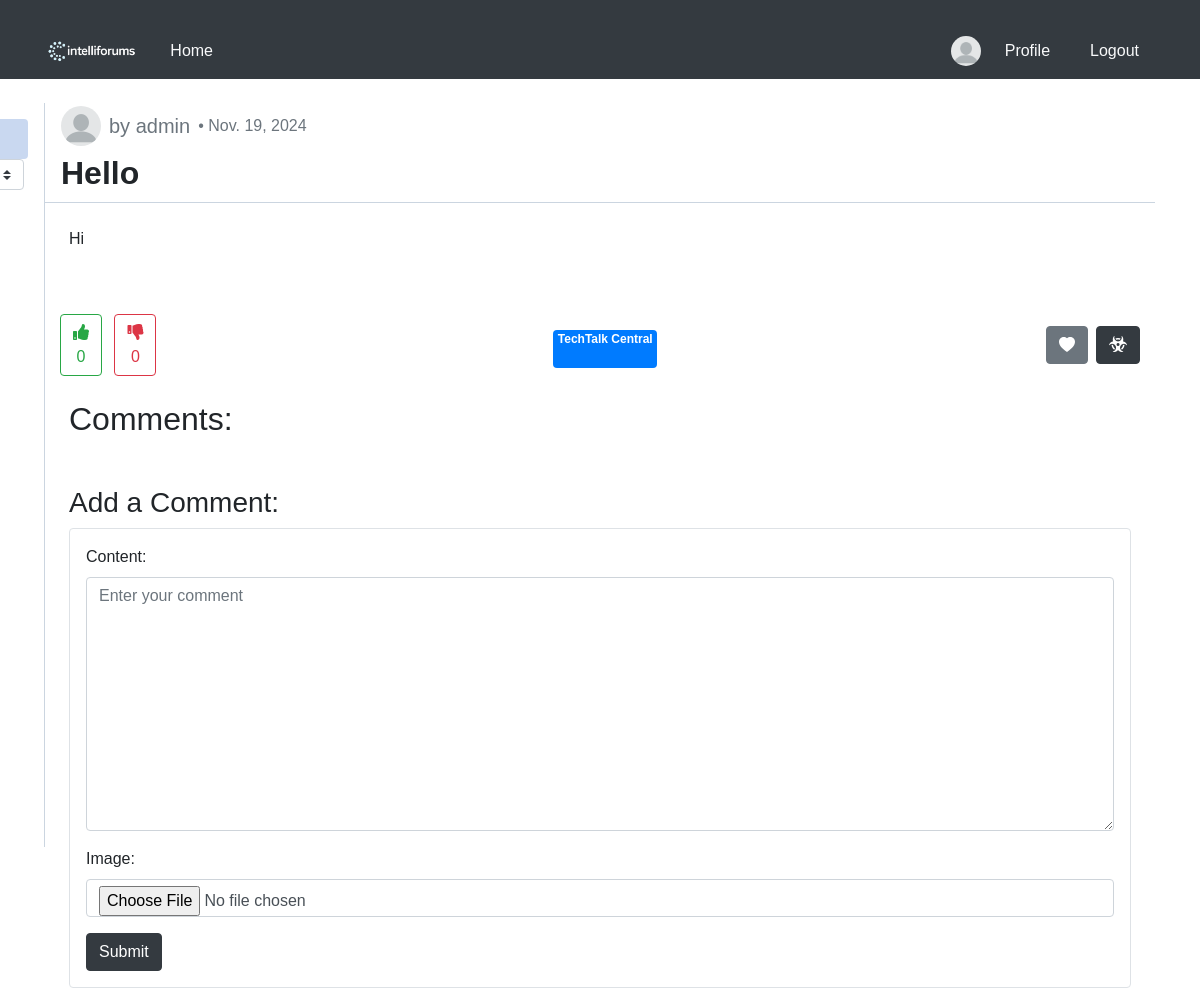
/post_detail/2/2/ (signed in), run on the app's committed database.
### blog/models.py (models this page shows, shortened)
class User(AbstractBaseUser, PermissionsMixin):
    username = models.CharField(max_length=100, unique=True)
    picture = models.ImageField(
        upload_to='profile/',
        default='profile/blank-profile-picture-973460_128012234212.png',
        blank=True,
    )
    is_active = models.BooleanField(default=True)
    is_staff = models.BooleanField(default=False)
    is_banned = models.BooleanField(default=False)
    USERNAME_FIELD = 'username'
    objects = UserManager()

class Post(models.Model):
    user_ref = models.ForeignKey(User, on_delete=models.CASCADE)
    title = models.CharField(max_length=100)
    content = models.TextField(blank=True, null=True)
    created_at = models.DateField(auto_now_add=True)
    image = models.ImageField(upload_to=upload_path, blank=True, null=True)

class Tag(models.Model):
    forum_ref = models.ForeignKey(Forum, on_delete=models.CASCADE)
    user_post_ref = models.ForeignKey(UserPost, on_delete=models.CASCADE)

class Forum(models.Model):
    title = models.CharField(max_length=100)
    description = models.TextField()

### blog/views.py (the view)
# urls.py: path('post_detail/<int:pk>/<int:page_number>/', views.post_detail, name='post_detail'),
@login_required(login_url='login')
def post_detail(request, pk, page_number):
    if request.method == "POST":
        form = CommentForm(request.POST, request.FILES)
        if form.is_valid():
            comment = form.save(commit=False)
            comment.user_post_ref = get_object_or_404(UserPost, id=pk)
            comment.user_ref = get_object_or_404(User, id=request.user.id)
            page_number = 1
            comment.save()
        else:
            raise ValidationError("Incorrect data")
    else:
        form = CommentForm()
    handle_view_post(request.user.id, int(pk))
    return render(request, 'post_detail.html', {
        'post': get_object_or_404(Post, pk=UserPost.objects.get(pk=pk).post_ref.id),
        'comments': _get_page_object(
            Paginator(
                Comment.objects.select_related('user_ref')
                .filter(user_post_ref__id=pk)
                .values(
                    'content',
                    'created_at',
                    'image',
                    'user_ref__username',
                    'user_ref__id',
                    'id',
                    'user_ref__picture'
                ),
                20
            ),
            page_number
        ).object_list,
        "user_post_pk" : pk,
        'form' : form,
        'post_upvotes' : VotePost.objects.filter(user_post_ref__id=pk, is_upvote=True).count(),
        'post_downvotes' : VotePost.objects.filter(user_post_ref__id=pk, is_upvote=False).count(),
        'user' : request.user,
        'tags': Tag.objects.filter(user_post_ref__id=pk),
    })

### blog/forms.py
class CommentForm(forms.ModelForm):
    class Meta:
        model = Comment
        fields = ['content', 'image']
        widgets = {
            'content': forms.Textarea(
                attrs={
                    'class': 'form-control',
                    'placeholder' : 'Enter your comment',
                }
            ),
            'image': forms.ClearableFileInput(
                attrs={
                    'class': 'form-control',
                }
            )
        }
        labels = {
            'content' : 'Content',
            'image' : 'Image'
        }

### blog/views.py (called while the page is built)
def _get_page_object(paginator_object, page_number):
    try:
        page_object = paginator_object.page(page_number)
    except PageNotAnInteger:
        page_object = paginator_object.page(1)
    except EmptyPage:
        page_object = paginator_object.page(paginator_object.num_pages)
    return page_object

def handle_view_post(user_pk, user_post_id):
    query = PostView.objects.filter(user_ref__id=user_pk, user_post_ref__id=user_post_id)
    if not query.exists():
        user_ref = get_object_or_404(User, id=user_pk)
        user_post_ref = get_object_or_404(UserPost, id=user_post_id)
        PostView.objects.create(
            user_ref=user_ref,
            user_post_ref=user_post_ref
        ).save()

### blog/templates/post_detail.html (shortened to what this page needs)
<!DOCTYPE html>
<html lang="en">
<head>
    {% load static %}
    <link rel="stylesheet" href="{% static 'blog/css/global.css' %}">
    {% load static %}
    <link href="https://cdn.jsdelivr.net/npm/bootstrap@4.4.1/dist/css/bootstrap.min.css" rel="stylesheet">
    <link rel="stylesheet" href="https://cdnjs.cloudflare.com/ajax/libs/font-awesome/5.12.0-2/css/all.min.css" />
</head>
<body>
    {% include 'header.html' %}
    <div class="container">
        <div class="main-body p-0">
            <div class="inner-wrapper">
                {% include 'sidebar.html' %}
                <div class="inner-main">
                    <div class="inner-main-header mb-4" style="height: 100px;">
                        <div class="d-flex flex-column">
                            <div class="d-flex align-items-center mb-2">
                                <div style="cursor: pointer;">
                                    <img src="/media/{{ post.user_ref.picture }}" alt="{{ post.user_ref.username }}" class="rounded-circle" style="width: 40px; height: 40px; object-fit: cover;" onclick="window.location.href='/profile/{{ post.user_ref.id }}'">
                                </div>
                                <h5 class="text-muted ml-2 mb-0" onclick="window.location.href='/profile/{{ post.user_ref.id }}'" style="cursor: pointer;">by {{ post.user_ref.username }}</h5>
                                <span class="ml-2 text-muted"> • {{ post.created_at }}</span>
                            </div>
                            <div>
                                <h2 style="font-weight: bold;">{{ post.title }}</h2>
                            </div>
                        </div>
                    </div>
                    <div class="post-content mb-4 px-4">
                        <p>{{ post.content }}</p>
                    </div>
                    <div class="container">
                        <div class="d-flex justify-content-between">
                            <div class="d-flex align-items-center">
                                <div class="vote-buttons mr-3">
                                    <button id="post_upvote" class="btn btn-outline-success mr-2" style="cursor:pointer; display:inline-block;">
                                        <i class="fas fa-thumbs-up"></i>
                                        <div id="post-upvote-count">{{ post_upvotes }}</div>
                                    </button>
                                    <button id="post_downvote" class="btn btn-outline-danger" style="cursor:pointer; display:inline-block;">
                                        <i class="fas fa-thumbs-down"></i>
                                        <div id="post-downvote-count">{{ post_downvotes }}</div>
                                    </button>
                                </div>
                            </div>
                            <div class="d-flex flex-wrap mt-3">
                                {% for tag in tags %}
                                    <span class="badge badge-primary mr-2 mb-2">{{ tag.forum_ref.title }}</span>
                                {% endfor %}
                            </div>
                            <div class="d-flex align-items-center update-delete-buttons">
                                <div class="mr-2">
                                    <a href="{% url 'add_favorite' user_post_pk %}" class="btn btn-secondary" data-toggle="tooltip" data-placement="top" title="Add to favorites">
                                        <svg xmlns="http://www.w3.org/2000/svg" width="16" height="16" fill="currentColor" class="bi bi-heart-fill" viewBox="0 0 16 16">
                                            <path fill-rule="evenodd" d="M8 1.314C12.438-3.248 23.534 4.735 8 15-7.534 4.736 3.562-3.248 8 1.314"></path>
                                        </svg>
                                    </a>
                                </div>
                                {% if user.pk == post.user_ref.pk %}
                                    <form method="POST" action="{% url 'delete_post' user_post_pk %}" onsubmit="return confirm('Are you sure you want to delete this post?')" class="mr-2">
                                        {% csrf_token %}
                                        <button type="submit" class="btn btn-danger" data-toggle="tooltip" data-placement="top" title="Delete Post">
                                            <i class="fas fa-trash-alt"></i>
                                        </button>
                                    </form>
                                    <form method="POST" action="{% url 'update_post' user_post_pk %}">
                                        {% csrf_token %}
                                        <button type="submit" class="btn btn-dark" data-toggle="tooltip" data-placement="top" title="Update Post">
                                            <i class="fas fa-edit"></i>
                                        </button>
                                    </form>
                                {% else %}
                                    <form action = "{% url 'report_post' user_post_pk %}">
                                        <button type="submit" class="btn btn-dark" data-toggle="tooltip" data-placement="top" title="Report Post">
                                            <i class="fas fa-biohazard"></i>
                                        </button>
                                    </form>
                                {% endif %}
                            </div>
                        </div>
                    </div>
                    <h2 class="mt-4 px-4">Comments:</h2>
                    <div class="create-comment mt-4 px-4">
                        <h3>Add a Comment:</h3>
                        <form action="" method="post" enctype="multipart/form-data" class="p-3 border rounded">
                            <div class="form-group">
                                {{ form.content.label_tag }}
                                {{ form.content }}
                            </div>
                            <div class="form-group">
                                {{ form.image.label_tag }}
                                {{ form.image }}
                            </div>
                            <button type="submit" class="btn btn-dark">Submit</button>
                        </form>
                    </div>
                </div>
            </div>
        </div>
    </div>
</body>
</html>

### blog/templates/header.html (shortened to what this page needs)
<!DOCTYPE html>
<html lang="en">
<head>
    {% load static %}
    <link rel="stylesheet" href="https://cdn.jsdelivr.net/npm/bootstrap@4.1.3/dist/css/bootstrap.min.css">
    <link rel="stylesheet" href="https://cdnjs.cloudflare.com/ajax/libs/font-awesome/5.12.0-2/css/all.min.css" />
    <link rel="stylesheet" href="{% static 'blog/css/global.css' %}">
</head>
<body>
    <link rel="stylesheet" href="{% static 'blog/css/header.css' %}">
    <nav class="navbar navbar-dark bg-dark">
        <div class="container d-flex justify-content-between align-items-center">
            <div class="d-flex align-items-center">
                <img src="{% static 'images/logo.png' %}" alt="Logo" style="max-height:30px;">
                <a class="nav-link text-light ml-3" href="/">Home</a>
            </div>
            <div class="d-flex align-items-center">
            {% if current_user %}
                {% if current_user.is_authenticated %}
                    <img src="{{ current_user.picture.url }}" alt="Profile Picture" class="profile-img" style="height:30px;width:30px;border-radius:50%;">
                    {% if current_user.is_staff %}
                    <a class="nav-link text-light ml-2" href="/adminpanel/">Admin</a>
                    {% endif %}
                    <a class="nav-link text-light ml-2" href="/profile/{{current_user.id}}">Profile</a>
                    <a class="nav-link text-light ml-2" href="{% url 'logout' %}">Logout</a>
                {% else %}
                    <a class="nav-link text-light" href="/login/">Login</a>
                    <a class="nav-link text-light ml-2" href="/register/">Register</a>
                {% endif %}
            {% else %}
                {% if user.is_authenticated %}
                    <img src="{{ user.picture.url }}" alt="Profile Picture" class="profile-img" style="height:30px;width:30px;border-radius:50%;">
                    <a class="nav-link text-light ml-2" href="/profile/{{user.id}}">Profile</a>
                    <a class="nav-link text-light ml-2" href="{% url 'logout' %}">Logout</a>
                {% else %}
                    <a class="nav-link text-light" href="/login/">Login</a>
                    <a class="nav-link text-light ml-2" href="/register/">Register</a>
                {% endif %}
            {% endif %}
            </div>
        </div>
    </nav>
</body>
</html>

### blog/static/blog/css/global.css (style rules this page uses)
* { font-family: Verdana, Geneva, Tahoma, sans-serif; }

### blog/static/blog/css/header.css (style rules this page uses)
.profile-img { max-width: 50px !important; max-height: 50px !important; border-radius: 50% !important; }

### blog/templates/sidebar.html (style rules this page uses)
.inner-wrapper { position: relative; height: calc(100vh - 3.5rem); transition: transform 0.3s; }
.inner-main, .inner-sidebar { position: absolute; top: 0; bottom: 0; left: 0; display: flex; flex-direction: column; }
.inner-main { right: 0; left: 235px; }
.inner-main-footer, .inner-main-header, .inner-sidebar-footer, .inner-sidebar-header { height: 3.5rem; border-bottom: 1px solid #cbd5e0; display: flex; align-items: center; padding: 0 1rem; flex-shrink: 0; }
.inner-main-footer, .inner-main-header { background-color: #fff; }
.inner-main { left: 0; width: 100%; }
.nav-link { color: #4a5568; }
.container { margin-top: 2%; width: 100%; }

### data on the page
User: picture (placeholder picture)
Post: user_ref.picture (placeholder picture), user_ref.username "admin", created_at "Nov. 19, 2024", title "Hello", content "Hi"
Tag: forum_ref "TechTalk Central"

### other printed values
{{ post_upvotes }} "0"
{{ post_downvotes }} "0"
